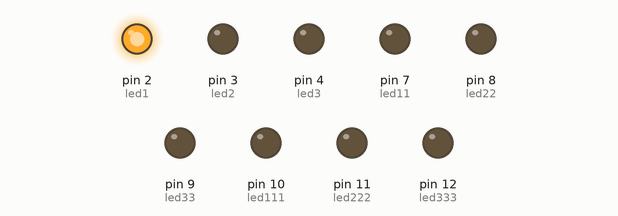
Simulated run of this sketch. Board: Arduino Uno, built with avr-gcc and run on an emulated ATmega328P. Shown: output pins drawn as LEDs (lit = HIGH).

Above: at 0.5 s.
At 1.5 s:
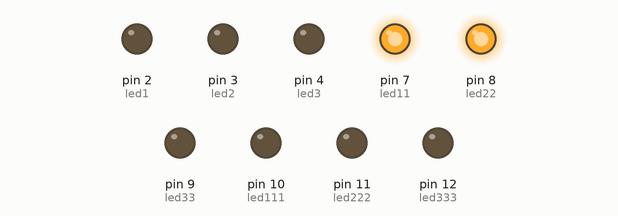
At 2.5 s:
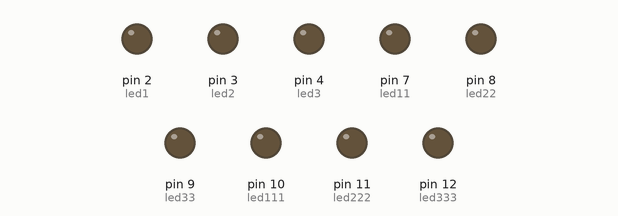
At 3.5 s:
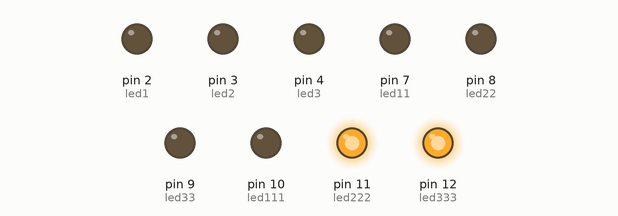
Timing chart, 0 to 5.2 s (numbered marks = the images above):
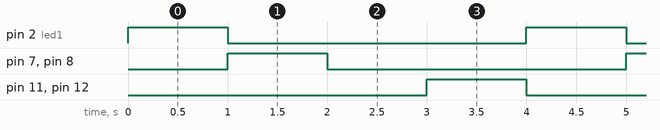

Measured:
- by itself, pin 2 (led1), pin 7 (led11), pin 8 (led22), pin 11 (led222), pin 12 (led333): alternates HIGH for 1.0 s and LOW for 3.0 s
- by itself, everything shown: repeats every 4.0 s, in 5 steps

The sketch:

tp_1_arduino_sufyan_ahmed1.ino
```cpp
#define led1 2
#define led2 3
#define led3 4

#define led11 7
#define led22 8
#define led33 9

#define led111 10
#define led222 11
#define led333 12


void setup()
{
  pinMode(led1, OUTPUT);
  pinMode(led2, OUTPUT);
  pinMode(led3, OUTPUT);
  pinMode(led11, OUTPUT);
  pinMode(led22, OUTPUT);
  pinMode(led33, OUTPUT);
  pinMode(led111, OUTPUT);
  pinMode(led222, OUTPUT);
  pinMode(led333, OUTPUT);
}

void loop()
{
  analogWrite(led1, 255);
  delay(1000);
  analogWrite(led1, 0);
//led 2
  digitalWrite(led11, HIGH);
  digitalWrite(led22, HIGH);
  digitalWrite(led33, LOW);
  delay(1000);
  digitalWrite(led11, LOW);
  digitalWrite(led22, LOW);
  digitalWrite(led33, LOW);
  delay(1000);
//led3
  analogWrite(led111, 0);
  analogWrite(led222, 255);
  analogWrite(led333, 255);
  delay(1000);
  analogWrite(led111, 0);
  analogWrite(led222, 0);
  analogWrite(led333, 0);
}
```
